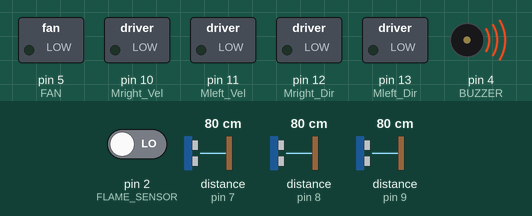
A sketch run on a simulated Arduino Uno, built with avr-gcc and run on an emulated ATmega328P. On the bench: switched loads named in the sketch (green lamp = pin HIGH), buzzer (waves = sounding, pin HIGH). The inputs (shaded band) are chosen by the test bench; at power-on: pin 2 (FLAME_SENSOR) LOW, distance to the obstacle (sensors on pin 7, pin 9, pin 8) 80 cm. The echo pulse lasts 58.3 µs per cm; what the sketch prints to the serial monitor is not drawn.

Above: at 4.9 s.
5.0 s: pin 2 (FLAME_SENSOR) driven HIGH
At 9.0 s:
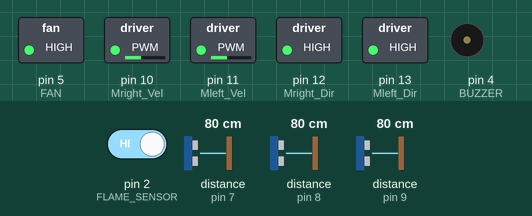
9.8 s: distance to the obstacle (sensor on pin 7) set to 2 cm
At 10.2 s:
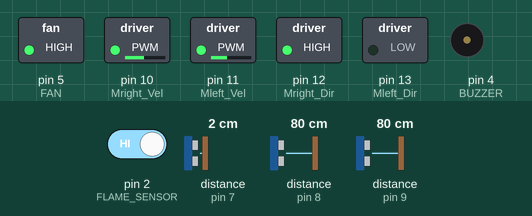
14.6 s: distance to the obstacle (sensor on pin 9) set to 23 cm
19.4 s: distance to the obstacle (sensor on pin 9) set to 19 cm
At 20.5 s:
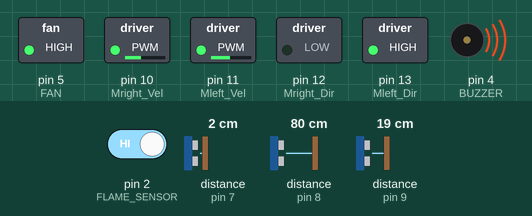
24.2 s: distance to the obstacle (sensor on pin 8) set to 23 cm
At 24.9 s:
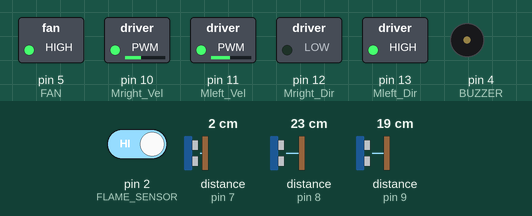
29.0 s: distance to the obstacle (sensor on pin 8) set to 18 cm
At 29.5 s:
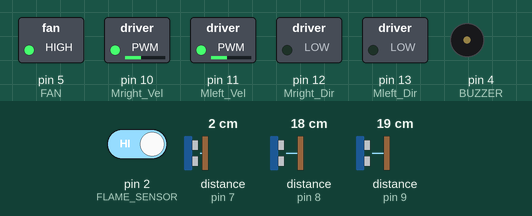
Timing chart, 0 to 32.0 s (numbered marks = the images above; inputs shaded):
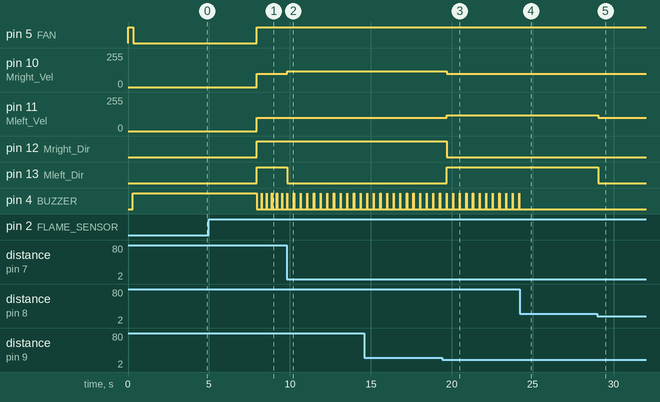

Measured:
- the behaviour switches between 21 and 20 cm on distance to the obstacle (sensor on pin 9) (found by bisection; images 2 and 3)
- the behaviour switches between 21 and 20 cm on distance to the obstacle (sensor on pin 8) (found by bisection; images 4 and 5)
- after the input at 5.0 s, pin 5 (FAN), pin 12 (Mright_Dir), pin 13 (Mleft_Dir): LOW → HIGH after 2.9 s; pin 10 (Mright_Vel), pin 11 (Mleft_Vel): 0/255 → 100/255 after 2.9 s; pin 4 (BUZZER): alternates HIGH for 0.02 s and LOW for 0.30 s, starting after 2.9 s
- after the input at 9.8 s, pin 10 (Mright_Vel): 100/255 → 120/255 at once; pin 13 (Mleft_Dir): HIGH → LOW at once; pin 4 (BUZZER): alternates HIGH for 0.01 s and LOW for 0.40 s, starting after 0.44 s
- after the input at 19.4 s, pin 10 (Mright_Vel): 120/255 → 100/255 after 0.29 s; pin 11 (Mleft_Vel): 100/255 → 120/255 after 0.29 s; pin 12 (Mright_Dir): HIGH → LOW after 0.29 s; pin 13 (Mleft_Dir): LOW → HIGH after 0.29 s
- after the input at 24.2 s, pin 4 (BUZZER): stops changing and stays LOW
- after the input at 29.0 s, pin 11 (Mleft_Vel): 120/255 → 100/255 at once; pin 13 (Mleft_Dir): HIGH → LOW at once

The sketch:

ROBOT__PEMADAM_API_ULTRASONIK_ARI_GATOU.ino
```cpp
#include <NewPing.h>
#define Mright_Dir 12
#define Mright_Vel 10
#define Mleft_Dir 13
#define Mleft_Vel 11
#define fullspeed 255//seting maximal speed motor255
#define nospeed 0
#define FLAME_SENSOR 2 // FLAME_SENSOR to digital pin2
#define FAN 5//fan in pin digital pin 3
#define BUZZER 4//standart driver

int middle, left, right;
#define MIDDLE 8 //echo and trig in digital pin8
#define LEFT 9//echo and trig in  digital pin7
#define RIGHT 7 //echo and trig in digital pin9
#define MAX 100
NewPing sonar(MIDDLE, MIDDLE, MAX);
NewPing sonar1(RIGHT, RIGHT, MAX);
NewPing sonar2(LEFT, LEFT, MAX);
void forward(){
digitalWrite(Mright_Dir,HIGH);
analogWrite(Mright_Vel,100);
digitalWrite(Mleft_Dir,HIGH);
analogWrite(Mleft_Vel,100);

}

void back(){
digitalWrite(Mright_Dir,LOW);
analogWrite(Mright_Vel,100);
digitalWrite(Mleft_Dir,LOW);
analogWrite(Mleft_Vel,100);

}

void stop(){
digitalWrite(Mright_Dir,LOW);
analogWrite(Mright_Vel,nospeed);
digitalWrite(Mleft_Dir,LOW);
analogWrite(Mleft_Vel,nospeed);
}

void turright(){
digitalWrite(Mright_Dir,LOW);
analogWrite(Mright_Vel,100);
digitalWrite(Mleft_Dir,HIGH);
analogWrite(Mleft_Vel,120);
delay(100);

}

void turleft(){
digitalWrite(Mright_Dir,HIGH);
analogWrite(Mright_Vel,120);
digitalWrite(Mleft_Dir,LOW);
analogWrite(Mleft_Vel,100);
delay(100);

}

boolean isFlameDetected()

{
if(digitalRead(FLAME_SENSOR))
return false;
else return true;
}

void Beep() {
delay(100);
digitalWrite(BUZZER,HIGH);
}

void setup(){
pinMode(12,OUTPUT);
pinMode(10,OUTPUT);
pinMode(13,OUTPUT);
pinMode(11,OUTPUT);
Serial.begin(9600);


pinMode(FLAME_SENSOR, INPUT);
pinMode(FAN,OUTPUT);
pinMode(BUZZER,OUTPUT);
digitalWrite(FAN,HIGH);
digitalWrite(BUZZER,LOW);

}

void loop(){
delay(200);
Beep();
middle = sonar.ping_cm();
right = sonar1.ping_cm();
left = sonar2.ping_cm();
if(middle==0){
middle=MAX;
}
if(right==0){
right=MAX;
}
if(left==0){
left=MAX;
}
Serial.print(" value");
Serial.print(middle);
Serial.print(" cm ");
Serial.print(right);
Serial.print(" cm ");
Serial.print(left);
Serial.print(" cm ");

if(isFlameDetected()){
stop();
digitalWrite(FAN,LOW);
digitalWrite(BUZZER,HIGH);
delay(3500);
Serial.print("FIRE");
Serial.println("");
}else{
digitalWrite(FAN,HIGH);
digitalWrite(BUZZER,LOW);
Serial.print("CM");
Serial.println("");
if(left<=20 && middle<=20 && right<=20){
back();
}
else if((middle<=20) && (left<=20)){
turright();
}
else if((middle<=20) && (right<=20)){
turleft();
}
else if(left<=20){
turright();
}
else if(right<=20){
turleft();
}
else if(middle<=20){
back();
turright();
}
else{
forward();
}
}
}
```
